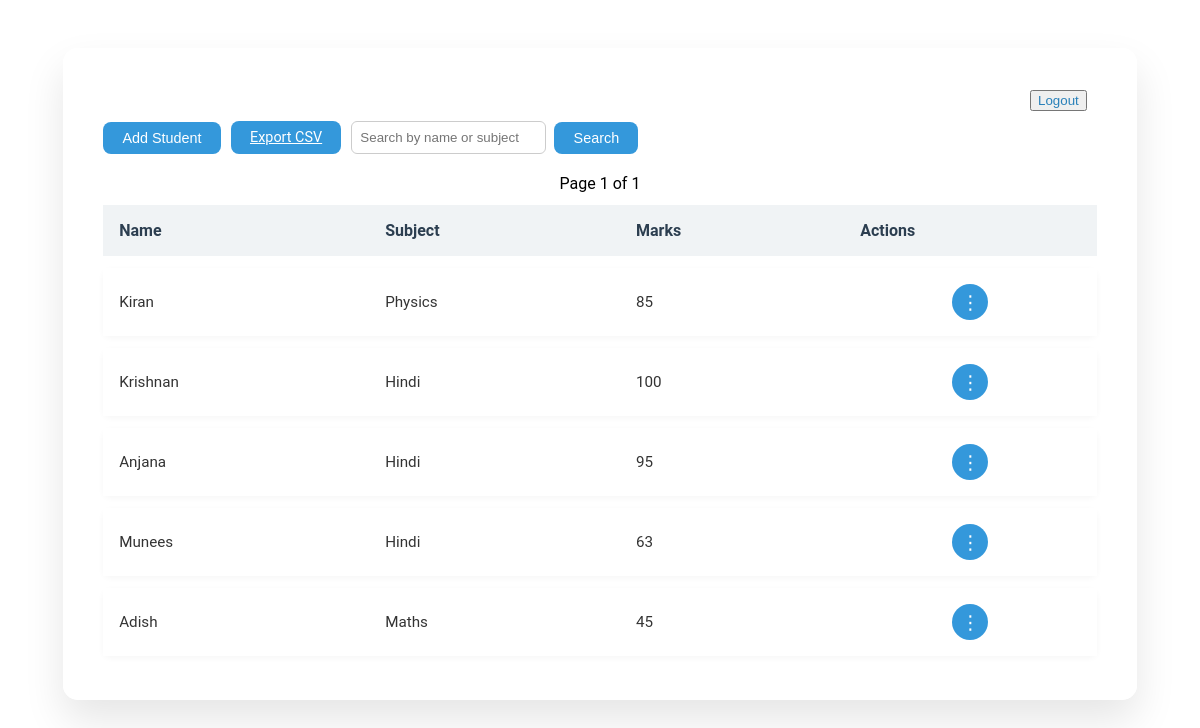
Before: /home/ (signed in) with the older database file.
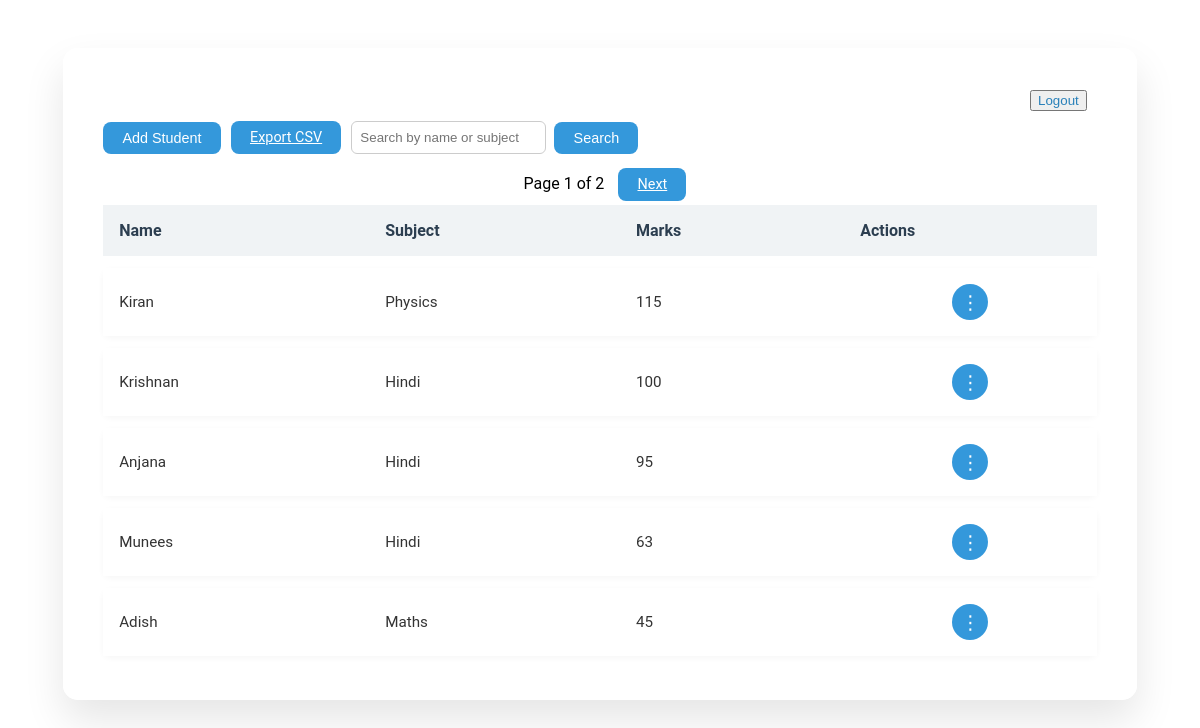
After: the same page with the newer database file.
### core/models.py (models this page shows, shortened)
class Student(models.Model):
    name = models.CharField(max_length=100)
    subject = models.CharField(max_length=100)
    marks = models.PositiveIntegerField(default=0)
    class Meta:
        unique_together = ('name', 'subject')

### core/views.py (the view)
# urls.py: path('home/', views.home, name='home'),
@login_required
def home(request):
    query = request.GET.get('q', '')
    students = Student.objects.filter(
        name__icontains=query
    ) | Student.objects.filter(subject__icontains=query)
    paginator = Paginator(students, 5)  # 5 students per page
    page_number = request.GET.get('page')
    page_obj = paginator.get_page(page_number)
    return render(request, 'home.html', {
        'students': page_obj,
        'query': query,
        'page_obj': page_obj
    })

### core/templates/home.html (shortened to what this page needs)
{% load static %}
<!DOCTYPE html>
<html lang="en">
<head>
  <link rel="stylesheet" href="{% static 'css/style.css' %}">
</head>
<body class="dashboard-body">
  <div class="overlay">
    <div class="header" style="display: flex; justify-content: flex-end; padding: 10px;">
      <form action="{% url 'logout' %}" method="post" style="display:inline;">
        <button type="submit" class="logout">Logout</button>
      </form>
    </div>
    <div class="toolbar" style="display: flex; flex-wrap: wrap; gap: 10px; align-items: center; margin-bottom: 1rem;">
      <button class="btn" id="addBtn">Add Student</button>
      <a href="{% url 'export_csv' %}" class="btn">Export CSV</a>
      <form method="get" style="display: flex; gap: 8px; align-items: center; margin: 0;">
        <input type="text" name="q" placeholder="Search by name or subject"
               value="{{ query }}" style="padding: 8px; border-radius: 6px; border: 1px solid #ccc;">
        <button type="submit" class="btn">Search</button>
      </form>
    </div>
    <div style="margin-top: 20px; text-align: center;">
      <span style="margin: 0 10px;">Page {{ page_obj.number }} of {{ page_obj.paginator.num_pages }}</span>
      {% if page_obj.has_next %}
        <a href="?q={{ query }}&page={{ page_obj.next_page_number }}" class="btn">Next</a>
      {% endif %}
    </div>
    <table>
      <thead>
        <tr>
          <th>Name</th>
          <th>Subject</th>
          <th>Marks</th>
          <th>Actions</th>
        </tr>
      </thead>
      <tbody>
        {% for student in page_obj %}
        <tr data-id="{{ student.id }}">
          <td>{{ student.name }}</td>
          <td>{{ student.subject }}</td>
          <td>{{ student.marks }}</td>
          <td>
            <div class="dropdown" id="dropdown-{{ student.id }}">
              <button class="dropdown-toggle" onclick="toggleDropdown(event, {{ student.id }})">&#8942;</button>
            </div>
          </td>
        </tr>
        {% empty %}
        <tr>
          <td colspan="4" style="text-align: center; color: #888;">No students found.</td>
        </tr>
        {% endfor %}
      </tbody>
    </table>
  </div>
</body>
</html>

Changed rows visible on the page:
changed Student "Kiran": marks "85" → "115"
Other visible differences:
{{ page_obj.paginator.num_pages }}: "1" → "2"
text now shown: "Next"
